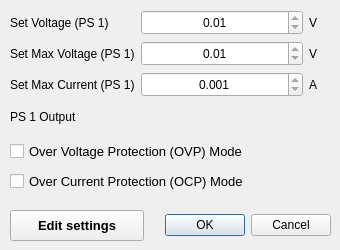
<?xml version="1.0" encoding="UTF-8"?>
<ui version="4.0">
 <class>Dialog</class>
 <widget class="QDialog" name="Dialog">
  <property name="geometry">
   <rect>
    <x>0</x>
    <y>0</y>
    <width>340</width>
    <height>250</height>
   </rect>
  </property>
  <property name="minimumSize">
   <size>
    <width>340</width>
    <height>250</height>
   </size>
  </property>
  <property name="maximumSize">
   <size>
    <width>340</width>
    <height>250</height>
   </size>
  </property>
  <property name="windowTitle">
   <string>Dialog</string>
  </property>
  <widget class="QCheckBox" name="ocpCheckBox">
   <property name="geometry">
    <rect>
     <x>10</x>
     <y>170</y>
     <width>237</width>
     <height>23</height>
    </rect>
   </property>
   <property name="font">
    <font>
     <pointsize>10</pointsize>
    </font>
   </property>
   <property name="toolTip">
    <string>Disable OVP/Enable OCP or Enable OVP/Disable OCP</string>
   </property>
   <property name="text">
    <string>Over Current Protection (OCP) Mode</string>
   </property>
   <property name="checked">
    <bool>false</bool>
   </property>
  </widget>
  <widget class="QCheckBox" name="ovpCheckBox">
   <property name="geometry">
    <rect>
     <x>10</x>
     <y>140</y>
     <width>238</width>
     <height>23</height>
    </rect>
   </property>
   <property name="font">
    <font>
     <pointsize>10</pointsize>
    </font>
   </property>
   <property name="toolTip">
    <string>Enable OVP/Disable OCP or Disable OVP/Enable OCP</string>
   </property>
   <property name="text">
    <string>Over Voltage Protection (OVP) Mode</string>
   </property>
  </widget>
  <widget class="QDialogButtonBox" name="advsetButtonBox">
   <property name="geometry">
    <rect>
     <x>160</x>
     <y>210</y>
     <width>171</width>
     <height>30</height>
    </rect>
   </property>
   <property name="orientation">
    <enum>Qt::Horizontal</enum>
   </property>
   <property name="standardButtons">
    <set>QDialogButtonBox::Cancel|QDialogButtonBox::Ok</set>
   </property>
  </widget>
  <widget class="QPushButton" name="settingsEditButton">
   <property name="geometry">
    <rect>
     <x>10</x>
     <y>210</y>
     <width>134</width>
     <height>31</height>
    </rect>
   </property>
   <property name="minimumSize">
    <size>
     <width>0</width>
     <height>0</height>
    </size>
   </property>
   <property name="maximumSize">
    <size>
     <width>16777215</width>
     <height>16777215</height>
    </size>
   </property>
   <property name="font">
    <font>
     <pointsize>10</pointsize>
     <weight>75</weight>
     <bold>true</bold>
    </font>
   </property>
   <property name="text">
    <string>Edit settings</string>
   </property>
   <property name="autoDefault">
    <bool>false</bool>
   </property>
  </widget>
  <widget class="QWidget" name="gridLayoutWidget">
   <property name="geometry">
    <rect>
     <x>10</x>
     <y>10</y>
     <width>321</width>
     <height>121</height>
    </rect>
   </property>
   <layout class="QGridLayout" name="infoLayout">
    <item row="2" column="2">
     <widget class="QLabel" name="currentunitLabel">
      <property name="minimumSize">
       <size>
        <width>22</width>
        <height>0</height>
       </size>
      </property>
      <property name="maximumSize">
       <size>
        <width>16777215</width>
        <height>16777215</height>
       </size>
      </property>
      <property name="font">
       <font>
        <pointsize>9</pointsize>
       </font>
      </property>
      <property name="text">
       <string>A</string>
      </property>
     </widget>
    </item>
    <item row="1" column="0">
     <widget class="QLabel" name="label_4">
      <property name="minimumSize">
       <size>
        <width>120</width>
        <height>0</height>
       </size>
      </property>
      <property name="toolTip">
       <string>Set limit on maximum voltage for power source 1 (Max: 30V)</string>
      </property>
      <property name="text">
       <string>Set Max Voltage (PS 1)</string>
      </property>
     </widget>
    </item>
    <item row="2" column="0">
     <widget class="QLabel" name="label_3">
      <property name="minimumSize">
       <size>
        <width>120</width>
        <height>0</height>
       </size>
      </property>
      <property name="toolTip">
       <string>Set max current for power source 1 (Max: 5A)</string>
      </property>
      <property name="text">
       <string>Set Max Current (PS 1)</string>
      </property>
     </widget>
    </item>
    <item row="0" column="0">
     <widget class="QLabel" name="label_2">
      <property name="minimumSize">
       <size>
        <width>120</width>
        <height>0</height>
       </size>
      </property>
      <property name="toolTip">
       <string>Set voltage for power source 1 (Max: 30V)</string>
      </property>
      <property name="text">
       <string>Set Voltage (PS 1)</string>
      </property>
     </widget>
    </item>
    <item row="0" column="2">
     <widget class="QLabel" name="currentunitLabel_2">
      <property name="minimumSize">
       <size>
        <width>22</width>
        <height>0</height>
       </size>
      </property>
      <property name="maximumSize">
       <size>
        <width>16777215</width>
        <height>16777215</height>
       </size>
      </property>
      <property name="font">
       <font>
        <pointsize>9</pointsize>
       </font>
      </property>
      <property name="text">
       <string>V</string>
      </property>
     </widget>
    </item>
    <item row="3" column="0">
     <widget class="QLabel" name="label_5">
      <property name="minimumSize">
       <size>
        <width>120</width>
        <height>0</height>
       </size>
      </property>
      <property name="toolTip">
       <string>Enable/Disable power source 1 channel outputs</string>
      </property>
      <property name="text">
       <string>PS 1 Output </string>
      </property>
     </widget>
    </item>
    <item row="0" column="1">
     <widget class="QDoubleSpinBox" name="setvoltageDisplay">
      <property name="sizePolicy">
       <sizepolicy hsizetype="Expanding" vsizetype="Fixed">
        <horstretch>0</horstretch>
        <verstretch>0</verstretch>
       </sizepolicy>
      </property>
      <property name="maximumSize">
       <size>
        <width>16777215</width>
        <height>25</height>
       </size>
      </property>
      <property name="alignment">
       <set>Qt::AlignCenter</set>
      </property>
      <property name="readOnly">
       <bool>true</bool>
      </property>
      <property name="correctionMode">
       <enum>QAbstractSpinBox::CorrectToNearestValue</enum>
      </property>
      <property name="decimals">
       <number>2</number>
      </property>
      <property name="minimum">
       <double>0.010000000000000</double>
      </property>
      <property name="maximum">
       <double>30.000000000000000</double>
      </property>
      <property name="singleStep">
       <double>0.001000000000000</double>
      </property>
     </widget>
    </item>
    <item row="1" column="2">
     <widget class="QLabel" name="currentunitLabel_4">
      <property name="minimumSize">
       <size>
        <width>22</width>
        <height>0</height>
       </size>
      </property>
      <property name="maximumSize">
       <size>
        <width>16777215</width>
        <height>16777215</height>
       </size>
      </property>
      <property name="font">
       <font>
        <pointsize>9</pointsize>
       </font>
      </property>
      <property name="text">
       <string>V</string>
      </property>
     </widget>
    </item>
    <item row="1" column="1">
     <widget class="QDoubleSpinBox" name="maxvoltageDisplay">
      <property name="sizePolicy">
       <sizepolicy hsizetype="Expanding" vsizetype="Fixed">
        <horstretch>0</horstretch>
        <verstretch>0</verstretch>
       </sizepolicy>
      </property>
      <property name="maximumSize">
       <size>
        <width>16777215</width>
        <height>25</height>
       </size>
      </property>
      <property name="alignment">
       <set>Qt::AlignCenter</set>
      </property>
      <property name="readOnly">
       <bool>true</bool>
      </property>
      <property name="correctionMode">
       <enum>QAbstractSpinBox::CorrectToNearestValue</enum>
      </property>
      <property name="decimals">
       <number>2</number>
      </property>
      <property name="minimum">
       <double>0.010000000000000</double>
      </property>
      <property name="maximum">
       <double>30.000000000000000</double>
      </property>
      <property name="singleStep">
       <double>0.010000000000000</double>
      </property>
     </widget>
    </item>
    <item row="2" column="1">
     <widget class="QDoubleSpinBox" name="maxcurrentDisplay">
      <property name="sizePolicy">
       <sizepolicy hsizetype="Expanding" vsizetype="Fixed">
        <horstretch>0</horstretch>
        <verstretch>0</verstretch>
       </sizepolicy>
      </property>
      <property name="maximumSize">
       <size>
        <width>16777215</width>
        <height>25</height>
       </size>
      </property>
      <property name="alignment">
       <set>Qt::AlignCenter</set>
      </property>
      <property name="readOnly">
       <bool>true</bool>
      </property>
      <property name="correctionMode">
       <enum>QAbstractSpinBox::CorrectToNearestValue</enum>
      </property>
      <property name="decimals">
       <number>3</number>
      </property>
      <property name="minimum">
       <double>0.001000000000000</double>
      </property>
      <property name="maximum">
       <double>5.000000000000000</double>
      </property>
      <property name="singleStep">
       <double>0.001000000000000</double>
      </property>
     </widget>
    </item>
   </layout>
  </widget>
 </widget>
 <resources/>
 <connections>
  <connection>
   <sender>advsetButtonBox</sender>
   <signal>accepted()</signal>
   <receiver>Dialog</receiver>
   <slot>accept()</slot>
   <hints>
    <hint type="sourcelabel">
     <x>248</x>
     <y>254</y>
    </hint>
    <hint type="destinationlabel">
     <x>157</x>
     <y>274</y>
    </hint>
   </hints>
  </connection>
  <connection>
   <sender>advsetButtonBox</sender>
   <signal>rejected()</signal>
   <receiver>Dialog</receiver>
   <slot>reject()</slot>
   <hints>
    <hint type="sourcelabel">
     <x>316</x>
     <y>260</y>
    </hint>
    <hint type="destinationlabel">
     <x>286</x>
     <y>274</y>
    </hint>
   </hints>
  </connection>
 </connections>
</ui>
